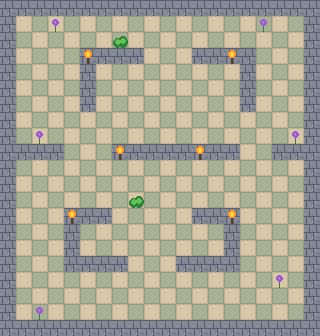

Below is a game level as drawn by its tile map, then a one-line description and the .tmx that defines it (tile-layer data replaced by summaries):
An orthogonal 20x21 tile map with 16x16 px tiles, 3 tile layers (chao, paredes, decoracao) and 46 objects (21x parede, 18x osso, 5x inimigo, dourado, inicio).

<map version="1.10" tiledversion="1.10.2" orientation="orthogonal" renderorder="right-down" width="20" height="21" tilewidth="16" tileheight="16" infinite="0" nextlayerid="6" nextobjectid="47">
 <tileset firstgid="1" name="tiles" tilewidth="16" tileheight="16" tilecount="24" columns="8">
  <image source="tiles.png" width="128" height="48" />
  <tile id="5"><animation><frame tileid="5" duration="300" /><frame tileid="16" duration="300" /><frame tileid="17" duration="300" /></animation></tile>
  <tile id="18"><animation><frame tileid="18" duration="120" /><frame tileid="19" duration="120" /><frame tileid="20" duration="120" /></animation></tile>
 </tileset>
 <layer id="1" name="chao" width="20" height="21">
  <data>[420 cells, 420 non-empty, 2 distinct tile ids]</data>
 </layer>
 <layer id="2" name="paredes" width="20" height="21">
  <data>[420 cells, 123 non-empty, 1 distinct tile ids]</data>
 </layer>
 <layer id="3" name="decoracao" width="20" height="21">
  <data>[420 cells, 14 non-empty, 3 distinct tile ids]</data>
 </layer>
 <objectgroup id="4" name="solidos">
  <object id="1" type="parede" x="0" y="0" width="320" height="16" />
  <object id="2" type="parede" x="0" y="16" width="16" height="128" />
  <object id="3" type="parede" x="304" y="16" width="16" height="128" />
  <object id="4" type="parede" x="80" y="48" width="64" height="16" />
  <object id="5" type="parede" x="192" y="48" width="64" height="16" />
  <object id="6" type="parede" x="80" y="64" width="16" height="48" />
  <object id="7" type="parede" x="240" y="64" width="16" height="48" />
  <object id="8" type="parede" x="0" y="144" width="64" height="16" />
  <object id="9" type="parede" x="112" y="144" width="128" height="16" />
  <object id="10" type="parede" x="272" y="144" width="48" height="16" />
  <object id="11" type="parede" x="0" y="160" width="16" height="160" />
  <object id="12" type="parede" x="304" y="160" width="16" height="160" />
  <object id="13" type="parede" x="64" y="208" width="48" height="16" />
  <object id="14" type="parede" x="192" y="208" width="48" height="16" />
  <object id="15" type="parede" x="64" y="224" width="16" height="32" />
  <object id="16" type="parede" x="224" y="224" width="16" height="32" />
  <object id="17" type="parede" x="64" y="256" width="64" height="16" />
  <object id="18" type="parede" x="176" y="256" width="64" height="16" />
  <object id="19" type="parede" x="0" y="320" width="320" height="16" />
  <object id="20" type="parede" x="114" y="36" width="12" height="12" />
  <object id="21" type="parede" x="130" y="196" width="12" height="12" />
 </objectgroup>
 <objectgroup id="5" name="objetos">
  <object id="22" name="osso" type="osso" x="168" y="24">
   <properties><property name="valor" type="int" value="1" /></properties>
  </object>
  <object id="23" name="osso" type="osso" x="40" y="40">
   <properties><property name="valor" type="int" value="1" /></properties>
  </object>
  <object id="24" name="osso" type="osso" x="248" y="40">
   <properties><property name="valor" type="int" value="1" /></properties>
  </object>
  <object id="25" name="gato" type="inimigo" x="280" y="40">
   <point />
  </object>
  <object id="26" name="dourado" type="dourado" x="168" y="72">
   <properties><property name="valor" type="int" value="5" /></properties>
  </object>
  <object id="27" name="osso" type="osso" x="280" y="72">
   <properties><property name="valor" type="int" value="1" /></properties>
  </object>
  <object id="28" name="osso" type="osso" x="40" y="88">
   <properties><property name="valor" type="int" value="1" /></properties>
  </object>
  <object id="29" name="osso" type="osso" x="136" y="88">
   <properties><property name="valor" type="int" value="1" /></properties>
  </object>
  <object id="30" name="osso" type="osso" x="200" y="88">
   <properties><property name="valor" type="int" value="1" /></properties>
  </object>
  <object id="31" name="gato" type="inimigo" x="168" y="104">
   <point />
  </object>
  <object id="32" name="osso" type="osso" x="136" y="136">
   <properties><property name="valor" type="int" value="1" /></properties>
  </object>
  <object id="33" name="osso" type="osso" x="200" y="136">
   <properties><property name="valor" type="int" value="1" /></properties>
  </object>
  <object id="34" name="gato" type="inimigo" x="168" y="168">
   <point />
  </object>
  <object id="35" name="osso" type="osso" x="40" y="184">
   <properties><property name="valor" type="int" value="1" /></properties>
  </object>
  <object id="36" name="gato" type="inimigo" x="88" y="184">
   <point />
  </object>
  <object id="37" name="osso" type="osso" x="248" y="184">
   <properties><property name="valor" type="int" value="1" /></properties>
  </object>
  <object id="38" name="osso" type="osso" x="280" y="216">
   <properties><property name="valor" type="int" value="1" /></properties>
  </object>
  <object id="39" name="osso" type="osso" x="88" y="232">
   <properties><property name="valor" type="int" value="1" /></properties>
  </object>
  <object id="40" name="osso" type="osso" x="216" y="232">
   <properties><property name="valor" type="int" value="1" /></properties>
  </object>
  <object id="41" name="inicio" type="inicio" x="152" y="248">
   <point />
  </object>
  <object id="42" name="osso" type="osso" x="40" y="280">
   <properties><property name="valor" type="int" value="1" /></properties>
  </object>
  <object id="43" name="osso" type="osso" x="216" y="280">
   <properties><property name="valor" type="int" value="1" /></properties>
  </object>
  <object id="44" name="gato" type="inimigo" x="56" y="296">
   <point />
  </object>
  <object id="45" name="osso" type="osso" x="88" y="312">
   <properties><property name="valor" type="int" value="1" /></properties>
  </object>
  <object id="46" name="osso" type="osso" x="248" y="312">
   <properties><property name="valor" type="int" value="1" /></properties>
  </object>
 </objectgroup>
</map>
